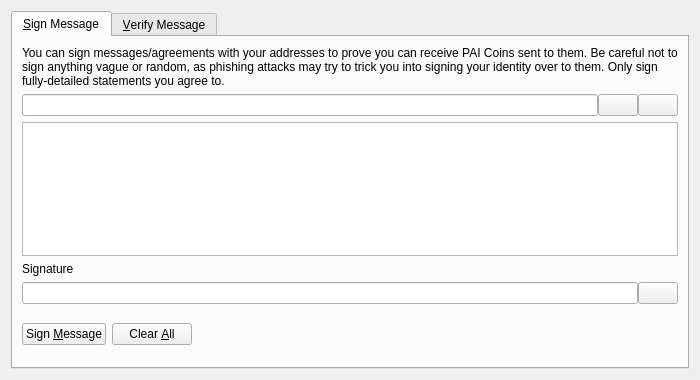
<?xml version="1.0" encoding="UTF-8"?>
<ui version="4.0">
 <class>SignVerifyMessageDialog</class>
 <widget class="QDialog" name="SignVerifyMessageDialog">
  <property name="geometry">
   <rect>
    <x>0</x>
    <y>0</y>
    <width>700</width>
    <height>380</height>
   </rect>
  </property>
  <property name="windowTitle">
   <string>Signatures - Sign / Verify a Message</string>
  </property>
  <property name="modal">
   <bool>true</bool>
  </property>
  <layout class="QVBoxLayout" name="verticalLayout">
   <item>
    <widget class="QTabWidget" name="tabWidget">
     <property name="currentIndex">
      <number>0</number>
     </property>
     <widget class="QWidget" name="tabSignMessage">
      <attribute name="title">
       <string>&amp;Sign Message</string>
      </attribute>
      <layout class="QVBoxLayout" name="verticalLayout_SM">
       <item>
        <widget class="QLabel" name="infoLabel_SM">
         <property name="text">
          <string>You can sign messages/agreements with your addresses to prove you can receive PAI Coins sent to them. Be careful not to sign anything vague or random, as phishing attacks may try to trick you into signing your identity over to them. Only sign fully-detailed statements you agree to.</string>
         </property>
         <property name="textFormat">
          <enum>Qt::PlainText</enum>
         </property>
         <property name="wordWrap">
          <bool>true</bool>
         </property>
        </widget>
       </item>
       <item>
        <layout class="QHBoxLayout" name="horizontalLayout_1_SM">
         <property name="spacing">
          <number>0</number>
         </property>
         <item>
          <widget class="QValidatedLineEdit" name="addressIn_SM">
           <property name="toolTip">
            <string>The PAI Coin address to sign the message with</string>
           </property>
          </widget>
         </item>
         <item>
          <widget class="QPushButton" name="addressBookButton_SM">
           <property name="toolTip">
            <string>Choose previously used address</string>
           </property>
           <property name="text">
            <string/>
           </property>
           <property name="icon">
            <iconset resource="../paicoin.qrc">
             <normaloff>:/icons/address-book</normaloff>:/icons/address-book</iconset>
           </property>
           <property name="shortcut">
            <string>Alt+A</string>
           </property>
           <property name="autoDefault">
            <bool>false</bool>
           </property>
          </widget>
         </item>
         <item>
          <widget class="QPushButton" name="pasteButton_SM">
           <property name="toolTip">
            <string>Paste address from clipboard</string>
           </property>
           <property name="text">
            <string/>
           </property>
           <property name="icon">
            <iconset resource="../paicoin.qrc">
             <normaloff>:/icons/editpaste</normaloff>:/icons/editpaste</iconset>
           </property>
           <property name="shortcut">
            <string>Alt+P</string>
           </property>
           <property name="autoDefault">
            <bool>false</bool>
           </property>
          </widget>
         </item>
        </layout>
       </item>
       <item>
        <widget class="QPlainTextEdit" name="messageIn_SM">
         <property name="toolTip">
          <string>Enter the message you want to sign here</string>
         </property>
        </widget>
       </item>
       <item>
        <widget class="QLabel" name="signatureLabel_SM">
         <property name="text">
          <string>Signature</string>
         </property>
         <property name="textFormat">
          <enum>Qt::PlainText</enum>
         </property>
        </widget>
       </item>
       <item>
        <layout class="QHBoxLayout" name="horizontalLayout_2_SM">
         <property name="spacing">
          <number>0</number>
         </property>
         <item>
          <widget class="QLineEdit" name="signatureOut_SM">
           <property name="font">
            <font>
             <italic>true</italic>
            </font>
           </property>
           <property name="readOnly">
            <bool>true</bool>
           </property>
          </widget>
         </item>
         <item>
          <widget class="QPushButton" name="copySignatureButton_SM">
           <property name="toolTip">
            <string>Copy the current signature to the system clipboard</string>
           </property>
           <property name="text">
            <string/>
           </property>
           <property name="icon">
            <iconset resource="../paicoin.qrc">
             <normaloff>:/icons/editcopy</normaloff>:/icons/editcopy</iconset>
           </property>
           <property name="autoDefault">
            <bool>false</bool>
           </property>
          </widget>
         </item>
        </layout>
       </item>
       <item>
        <layout class="QHBoxLayout" name="horizontalLayout_3_SM">
         <item>
          <widget class="QPushButton" name="signMessageButton_SM">
           <property name="toolTip">
            <string>Sign the message to prove you own this PAI Coin address</string>
           </property>
           <property name="text">
            <string>Sign &amp;Message</string>
           </property>
           <property name="icon">
            <iconset resource="../paicoin.qrc">
             <normaloff>:/icons/edit</normaloff>:/icons/edit</iconset>
           </property>
           <property name="autoDefault">
            <bool>false</bool>
           </property>
          </widget>
         </item>
         <item>
          <widget class="QPushButton" name="clearButton_SM">
           <property name="toolTip">
            <string>Reset all sign message fields</string>
           </property>
           <property name="text">
            <string>Clear &amp;All</string>
           </property>
           <property name="icon">
            <iconset resource="../paicoin.qrc">
             <normaloff>:/icons/remove</normaloff>:/icons/remove</iconset>
           </property>
           <property name="autoDefault">
            <bool>false</bool>
           </property>
          </widget>
         </item>
         <item>
          <spacer name="horizontalSpacer_1_SM">
           <property name="orientation">
            <enum>Qt::Horizontal</enum>
           </property>
           <property name="sizeHint" stdset="0">
            <size>
             <width>40</width>
             <height>48</height>
            </size>
           </property>
          </spacer>
         </item>
         <item>
          <widget class="QLabel" name="statusLabel_SM">
           <property name="font">
            <font>
             <weight>75</weight>
             <bold>true</bold>
            </font>
           </property>
           <property name="text">
            <string/>
           </property>
           <property name="wordWrap">
            <bool>true</bool>
           </property>
          </widget>
         </item>
         <item>
          <spacer name="horizontalSpacer_2_SM">
           <property name="orientation">
            <enum>Qt::Horizontal</enum>
           </property>
           <property name="sizeHint" stdset="0">
            <size>
             <width>40</width>
             <height>48</height>
            </size>
           </property>
          </spacer>
         </item>
        </layout>
       </item>
      </layout>
     </widget>
     <widget class="QWidget" name="tabVerifyMessage">
      <attribute name="title">
       <string>&amp;Verify Message</string>
      </attribute>
      <layout class="QVBoxLayout" name="verticalLayout_VM">
       <item>
        <widget class="QLabel" name="infoLabel_VM">
         <property name="text">
          <string>Enter the receiver's address, message (ensure you copy line breaks, spaces, tabs, etc. exactly) and signature below to verify the message. Be careful not to read more into the signature than what is in the signed message itself, to avoid being tricked by a man-in-the-middle attack. Note that this only proves the signing party receives with the address, it cannot prove sendership of any transaction!</string>
         </property>
         <property name="textFormat">
          <enum>Qt::PlainText</enum>
         </property>
         <property name="alignment">
          <set>Qt::AlignLeading|Qt::AlignLeft|Qt::AlignTop</set>
         </property>
         <property name="wordWrap">
          <bool>true</bool>
         </property>
        </widget>
       </item>
       <item>
        <layout class="QHBoxLayout" name="horizontalLayout_1_VM">
         <property name="spacing">
          <number>0</number>
         </property>
         <item>
          <widget class="QValidatedLineEdit" name="addressIn_VM">
           <property name="toolTip">
            <string>The PAI Coin address the message was signed with</string>
           </property>
          </widget>
         </item>
         <item>
          <widget class="QPushButton" name="addressBookButton_VM">
           <property name="toolTip">
            <string>Choose previously used address</string>
           </property>
           <property name="text">
            <string/>
           </property>
           <property name="icon">
            <iconset resource="../paicoin.qrc">
             <normaloff>:/icons/address-book</normaloff>:/icons/address-book</iconset>
           </property>
           <property name="shortcut">
            <string>Alt+A</string>
           </property>
           <property name="autoDefault">
            <bool>false</bool>
           </property>
          </widget>
         </item>
        </layout>
       </item>
       <item>
        <widget class="QPlainTextEdit" name="messageIn_VM"/>
       </item>
       <item>
        <widget class="QValidatedLineEdit" name="signatureIn_VM"/>
       </item>
       <item>
        <layout class="QHBoxLayout" name="horizontalLayout_2_VM">
         <item>
          <widget class="QPushButton" name="verifyMessageButton_VM">
           <property name="toolTip">
            <string>Verify the message to ensure it was signed with the specified PAI Coin address</string>
           </property>
           <property name="text">
            <string>Verify &amp;Message</string>
           </property>
           <property name="icon">
            <iconset resource="../paicoin.qrc">
             <normaloff>:/icons/transaction_0</normaloff>:/icons/transaction_0</iconset>
           </property>
           <property name="autoDefault">
            <bool>false</bool>
           </property>
          </widget>
         </item>
         <item>
          <widget class="QPushButton" name="clearButton_VM">
           <property name="toolTip">
            <string>Reset all verify message fields</string>
           </property>
           <property name="text">
            <string>Clear &amp;All</string>
           </property>
           <property name="icon">
            <iconset resource="../paicoin.qrc">
             <normaloff>:/icons/remove</normaloff>:/icons/remove</iconset>
           </property>
           <property name="autoDefault">
            <bool>false</bool>
           </property>
          </widget>
         </item>
         <item>
          <spacer name="horizontalSpacer_1_VM">
           <property name="orientation">
            <enum>Qt::Horizontal</enum>
           </property>
           <property name="sizeHint" stdset="0">
            <size>
             <width>40</width>
             <height>48</height>
            </size>
           </property>
          </spacer>
         </item>
         <item>
          <widget class="QLabel" name="statusLabel_VM">
           <property name="font">
            <font>
             <weight>75</weight>
             <bold>true</bold>
            </font>
           </property>
           <property name="text">
            <string/>
           </property>
           <property name="wordWrap">
            <bool>true</bool>
           </property>
          </widget>
         </item>
         <item>
          <spacer name="horizontalSpacer_2_VM">
           <property name="orientation">
            <enum>Qt::Horizontal</enum>
           </property>
           <property name="sizeHint" stdset="0">
            <size>
             <width>40</width>
             <height>48</height>
            </size>
           </property>
          </spacer>
         </item>
        </layout>
       </item>
      </layout>
     </widget>
    </widget>
   </item>
  </layout>
 </widget>
 <customwidgets>
  <customwidget>
   <class>QValidatedLineEdit</class>
   <extends>QLineEdit</extends>
   <header>qvalidatedlineedit.h</header>
  </customwidget>
 </customwidgets>
 <resources>
  <include location="../paicoin.qrc"/>
 </resources>
 <connections/>
</ui>
